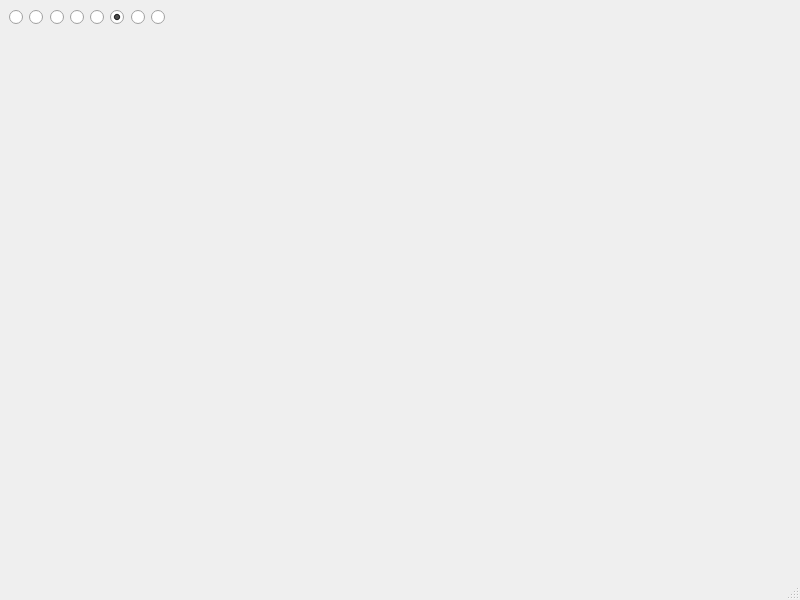
<?xml version="1.0" encoding="UTF-8"?>
<ui version="4.0">
 <class>MainWindow</class>
 <widget class="QMainWindow" name="MainWindow">
  <property name="geometry">
   <rect>
    <x>0</x>
    <y>0</y>
    <width>800</width>
    <height>600</height>
   </rect>
  </property>
  <property name="windowTitle">
   <string>MainWindow</string>
  </property>
  <widget class="QWidget" name="centralwidget">
   <widget class="QWidget" name="horizontalLayoutWidget">
    <property name="geometry">
     <rect>
      <x>9</x>
      <y>9</y>
      <width>156</width>
      <height>17</height>
     </rect>
    </property>
    <layout class="QHBoxLayout" name="horizontalLayout">
     <item>
      <widget class="QRadioButton" name="RS2">
       <property name="text">
        <string/>
       </property>
      </widget>
     </item>
     <item>
      <widget class="QRadioButton" name="RS4">
       <property name="text">
        <string/>
       </property>
      </widget>
     </item>
     <item>
      <widget class="QRadioButton" name="RS8">
       <property name="text">
        <string/>
       </property>
      </widget>
     </item>
     <item>
      <widget class="QRadioButton" name="RS16">
       <property name="text">
        <string/>
       </property>
      </widget>
     </item>
     <item>
      <widget class="QRadioButton" name="RS32">
       <property name="text">
        <string/>
       </property>
      </widget>
     </item>
     <item>
      <widget class="QRadioButton" name="RS64">
       <property name="enabled">
        <bool>true</bool>
       </property>
       <property name="autoFillBackground">
        <bool>false</bool>
       </property>
       <property name="inputMethodHints">
        <set>Qt::ImhNone</set>
       </property>
       <property name="text">
        <string/>
       </property>
       <property name="checked">
        <bool>true</bool>
       </property>
      </widget>
     </item>
     <item>
      <widget class="QRadioButton" name="RS128">
       <property name="text">
        <string/>
       </property>
      </widget>
     </item>
     <item>
      <widget class="QRadioButton" name="RS256">
       <property name="text">
        <string/>
       </property>
      </widget>
     </item>
    </layout>
   </widget>
  </widget>
  <widget class="QMenuBar" name="menubar">
   <property name="geometry">
    <rect>
     <x>0</x>
     <y>0</y>
     <width>800</width>
     <height>21</height>
    </rect>
   </property>
  </widget>
  <widget class="QStatusBar" name="statusbar"/>
 </widget>
 <resources/>
 <connections/>
</ui>
